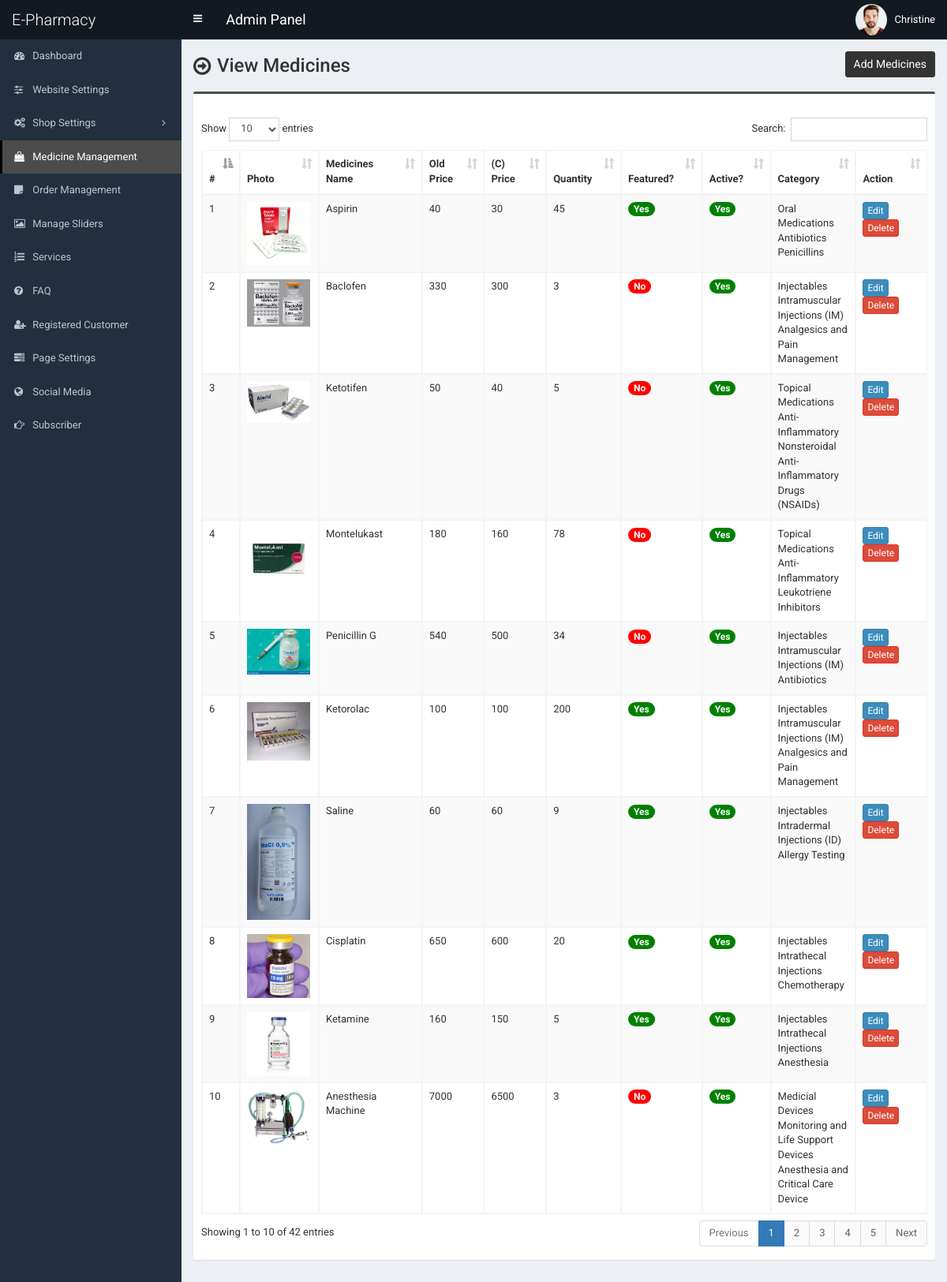
Screenshot of /admin/product.php (signed in) with the database file from the repository.
### tables this page shows
CREATE TABLE `tbl_product` (
  `p_id` int(11) NOT NULL,
  `p_name` varchar(255) NOT NULL,
  `p_old_price` varchar(10) NOT NULL,
  `p_current_price` varchar(10) NOT NULL,
  `p_qty` int(10) NOT NULL,
  `p_featured_photo` varchar(255) NOT NULL,
  `p_description` text NOT NULL,
  `p_short_description` text NOT NULL,
  `p_feature` text NOT NULL,
  `p_condition` text NOT NULL,
  `p_return_policy` text NOT NULL,
  `p_total_view` int(11) NOT NULL,
  `p_is_featured` int(1) NOT NULL,
  `p_is_active` int(1) NOT NULL,
  `ecat_id` int(11) NOT NULL
);

CREATE TABLE `tbl_top_category` (
  `tcat_id` int(11) NOT NULL,
  `tcat_name` varchar(255) NOT NULL,
  `show_on_menu` int(1) NOT NULL
);

CREATE TABLE `tbl_mid_category` (
  `mcat_id` int(11) NOT NULL,
  `mcat_name` varchar(255) NOT NULL,
  `tcat_id` int(11) NOT NULL
);

CREATE TABLE `tbl_end_category` (
  `ecat_id` int(11) NOT NULL,
  `ecat_name` varchar(255) NOT NULL,
  `mcat_id` int(11) NOT NULL
);

### admin/product.php (the view, shortened to what this page needs)
<?php require_once('header.php'); ?>
<section class="content-header">
	<div class="content-header-left">
		<h1>View Medicines</h1>
	</div>
	<div class="content-header-right">
		<a href="product-add.php" class="btn btn-primary btn-sm">Add Medicines</a>
	</div>
</section>
<section class="content">
	<div class="row">
		<div class="col-md-12">
			<div class="box box-info">
				<div class="box-body table-responsive">
					<table id="example1" class="table table-bordered table-hover table-striped">
					<thead class="thead-dark">
							<tr>
								<th width="10">#</th>
								<th>Photo</th>
								<th width="160">Medicines Name</th>
								<th width="60">Old Price</th>
								<th width="60">(C) Price</th>
								<th width="60">Quantity</th>
								<th>Featured?</th>
								<th>Active?</th>
								<th>Category</th>
								<th width="80">Action</th>
							</tr>
						</thead>
						<tbody>
							<?php
							$i=0;
							$statement = $pdo->prepare("SELECT
														t1.p_id,
														t1.p_name,
														t1.p_old_price,
														t1.p_current_price,
														t1.p_qty,
														t1.p_featured_photo,
														t1.p_is_featured,
														t1.p_is_active,
														t1.ecat_id,
														t2.ecat_id,
														t2.ecat_name,
														t3.mcat_id,
														t3.mcat_name,
														t4.tcat_id,
														t4.tcat_name
							                           	FROM tbl_product t1
							                           	JOIN tbl_end_category t2
							                           	ON t1.ecat_id = t2.ecat_id
							                           	JOIN tbl_mid_category t3
							                           	ON t2.mcat_id = t3.mcat_id
							                           	JOIN tbl_top_category t4
							                           	ON t3.tcat_id = t4.tcat_id
							                           	ORDER BY t1.p_id DESC
							                           	");
							$statement->execute();
							$result = $statement->fetchAll(PDO::FETCH_ASSOC);
							foreach ($result as $row) {
								$i++;
								?>
								<tr>
									<td><?php echo $i; ?></td>
									<td style="width:82px;"><img src="../assets/uploads/<?php echo $row['p_featured_photo']; ?>" alt="<?php echo $row['p_name']; ?>" style="width:80px;"></td>
									<td><?php echo $row['p_name']; ?></td>
									<td><?php echo $row['p_old_price']; ?></td>
									<td><?php echo $row['p_current_price']; ?></td>
									<td><?php echo $row['p_qty']; ?></td>
									<td>
										<?php if($row['p_is_featured'] == 1) {echo '<span class="badge badge-success" style="background-color:green;">Yes</span>';} else {echo '<span class="badge badge-success" style="background-color:red;">No</span>';} ?>
									</td>
									<td>
										<?php if($row['p_is_active'] == 1) {echo '<span class="badge badge-success" style="background-color:green;">Yes</span>';} else {echo '<span class="badge badge-danger" style="background-color:red;">No</span>';} ?>
									</td>
									<td><?php echo $row['tcat_name']; ?><br><?php echo $row['mcat_name']; ?><br><?php echo $row['ecat_name']; ?></td>
									<td>
										<a href="product-edit.php?id=<?php echo $row['p_id']; ?>" class="btn btn-primary btn-xs">Edit</a>
										<a href="#" class="btn btn-danger btn-xs" data-href="product-delete.php?id=<?php echo $row['p_id']; ?>" data-toggle="modal" data-target="#confirm-delete">Delete</a>
									</td>
								</tr>
								<?php
							}
							?>
						</tbody>
					</table>
				</div>
			</div>
		</div>
	</div>
</section>
<?php require_once('footer.php'); ?>

### admin/header.php (shortened to what this page needs)
<!DOCTYPE html>
<html>
<head>
	<link rel="stylesheet" href="css/bootstrap.min.css">
	<link rel="stylesheet" href="css/font-awesome.min.css">
	<link rel="stylesheet" href="css/ionicons.min.css">
	<link rel="stylesheet" href="css/datepicker3.css">
	<link rel="stylesheet" href="css/all.css">
	<link rel="stylesheet" href="css/select2.min.css">
	<link rel="stylesheet" href="css/dataTables.bootstrap.css">
	<link rel="stylesheet" href="css/jquery.fancybox.css">
	<link rel="stylesheet" href="css/AdminLTE.min.css">
	<link rel="stylesheet" href="css/_all-skins.min.css">
	<link rel="stylesheet" href="css/on-off-switch.css"/>
	<link rel="stylesheet" href="css/summernote.css">
	<link rel="stylesheet" href="style.css">
</head>
<body class="hold-transition fixed skin-blue sidebar-mini">
	<div class="wrapper">
		<header class="main-header">
			<a href="index.php" class="logo">
				<span class="logo-lg">E-Pharmacy</span>
			</a>
			<nav class="navbar navbar-static-top">
				<a href="#" class="sidebar-toggle" data-toggle="offcanvas" role="button">
				</a>
				<span style="float:left;line-height:50px;color:#fff;padding-left:15px;font-size:18px;">Admin Panel</span>
				<div class="navbar-custom-menu">
					<ul class="nav navbar-nav">
						<li class="dropdown user user-menu">
							<a href="#" class="dropdown-toggle" data-toggle="dropdown">
								<img src="../assets/uploads/<?php echo $_SESSION['user']['photo']; ?>" class="user-image" alt="User Image">
								<span class="hidden-xs"><?php echo $_SESSION['user']['full_name']; ?></span>
							</a>
						</li>
					</ul>
				</div>
			</nav>
		</header>
  		<?php $cur_page = substr($_SERVER["SCRIPT_NAME"],strrpos($_SERVER["SCRIPT_NAME"],"/")+1); ?>
  		<aside class="main-sidebar">
    		<section class="sidebar">
      			<ul class="sidebar-menu">
			        <li class="treeview <?php if($cur_page == 'index.php') {echo 'active';} ?>">
			          <a href="index.php">
			            <i class="fa fa-dashboard"></i> <span>Dashboard</span>
			          </a>
			        </li>
			        <li class="treeview <?php if( ($cur_page == 'settings.php') ) {echo 'active';} ?>">
			          <a href="settings.php">
			            <i class="fa fa-sliders"></i> <span>Website Settings</span>
			          </a>
			        </li>
                    <li class="treeview <?php if( ($cur_page == 'unit.php') || ($cur_page == 'unit-add.php') || ($cur_page == 'unit-edit.php') || ($cur_page == 'power.php') || ($cur_page == 'power-add.php') || ($cur_page == 'power-edit.php') || ($cur_page == 'country.php') || ($cur_page == 'country-add.php') || ($cur_page == 'country-edit.php') || ($cur_page == 'shipping-cost.php') || ($cur_page == 'shipping-cost-edit.php') || ($cur_page == 'top-category.php') || ($cur_page == 'top-category-add.php') || ($cur_page == 'top-category-edit.php') || ($cur_page == 'mid-category.php') || ($cur_page == 'mid-category-add.php') || ($cur_page == 'mid-category-edit.php') || ($cur_page == 'end-category.php') || ($cur_page == 'end-category-add.php') || ($cur_page == 'end-category-edit.php') ) {echo 'active';} ?>">
                        <a href="#">
                            <i class="fa fa-cogs"></i>
                            <span>Shop Settings</span>
                            <span class="pull-right-container">
								<i class="fa fa-angle-left pull-right"></i>
							</span>
                        </a>
                    </li>
                    <li class="treeview <?php if( ($cur_page == 'product.php') || ($cur_page == 'product-add.php') || ($cur_page == 'product-edit.php') ) {echo 'active';} ?>">
                        <a href="product.php">
                            <i class="fa fa-shopping-bag"></i> <span>Medicine Management</span>
                        </a>
                    </li>
                    <li class="treeview <?php if( ($cur_page == 'order.php') ) {echo 'active';} ?>">
                        <a href="order.php">
                            <i class="fa fa-sticky-note"></i> <span>Order Management</span>
                        </a>
                    </li>
                     <li class="treeview <?php if( ($cur_page == 'slider.php') ) {echo 'active';} ?>">
			          <a href="slider.php">
			            <i class="fa fa-picture-o"></i> <span>Manage Sliders</span>
			          </a>
			        </li>
			        <li class="treeview <?php if( ($cur_page == 'service.php') ) {echo 'active';} ?>">
			          <a href="service.php">
			            <i class="fa fa-list-ol"></i> <span>Services</span>
			          </a>
			        </li>
			      			        <li class="treeview <?php if( ($cur_page == 'faq.php') ) {echo 'active';} ?>">
			          <a href="faq.php">
			            <i class="fa fa-question-circle"></i> <span>FAQ</span>
			          </a>
			        </li>
						<li class="treeview <?php if( ($cur_page == 'customer.php') || ($cur_page == 'customer-add.php') || ($cur_page == 'customer-edit.php') ) {echo 'active';} ?>">
			          <a href="customer.php">
			            <i class="fa fa-user-plus"></i> <span>Registered Customer</span>
			          </a>
			        </li>
			        <li class="treeview <?php if( ($cur_page == 'page.php') ) {echo 'active';} ?>">
			          <a href="page.php">
			            <i class="fa fa-tasks"></i> <span>Page Settings</span>
			          </a>
			        </li>
			        <li class="treeview <?php if( ($cur_page == 'social-media.php') ) {echo 'active';} ?>">
			          <a href="social-media.php">
			            <i class="fa fa-globe"></i> <span>Social Media</span>
			          </a>
			        </li>
			        <li class="treeview <?php if( ($cur_page == 'subscriber.php')||($cur_page == 'subscriber.php') ) {echo 'active';} ?>">
			          <a href="subscriber.php">
			            <i class="fa fa-hand-o-right"></i> <span>Subscriber</span>
			          </a>
			        </li>
      			</ul>
    		</section>
  		</aside>
  		<div class="content-wrapper">

### admin/footer.php (shortened to what this page needs)
		</div>
	</div>
</body>
</html>

### admin/style.css (style rules this page uses)
body { font-size: 13px; font-family: "Roboto", sans-serif; }
.navbar-nav > .user-menu .user-image { width: 40px; height: 40px; margin-top: -10px; }
.content-header > h1, .content-header .content-header-left h1 { font-family: "Roboto", sans-serif; }
.main-header .logo { text-align: left; }
.main-header .logo .logo-lg { font-family: "Roboto", sans-serif; }
.box-info { padding-top: 20px; }
.sidebar-menu li > a > .pull-right-container > .fa-angle-left:before { content: "\f105"; }
.content-header { overflow: hidden; }
.content-header .content-header-left { float: left; padding-top: 5px; }
.content-header .content-header-right { float: right; }
.content-header .content-header-left h1 { margin-top: 0; margin-bottom: 0; padding-left: 30px; padding-bottom: 5px; font-size: 24px; position: relative; }
.content-header .content-header-left h1:before { position: absolute; top: 0; left: 0; font-family: "FontAwesome", sans-serif; font-size: 26px; content: "\f18e"; }
.content-header .content-header-right a { position: relative; font-size: 14px; }
.skin-blue .sidebar-menu > li:hover > a, .skin-blue .sidebar-menu > li.active > a { color: #fff; background: #3c8dbc; border-left-color: #3c8dbc; }
.skin-blue .main-header .logo, .skin-blue .main-header .logo:hover, .skin-blue .main-header .navbar, .skin-blue .main-header .navbar .sidebar-toggle:hover { background-color: #131921; }
.skin-blue .sidebar-menu > li:hover > a, .skin-blue .sidebar-menu > li.active > a { background-color: #4c4c4c; border-left-color: #000000; }
.box.box-info { border-top-color: #4c4c4c; }
.content-header .content-header-right a { background-color: #333333; border-color: #333333; }

### rows the page displays
tbl_product: p_featured_photo (picture), p_name "Aspirin", p_old_price "40", p_current_price "30", p_qty "45", p_is_featured "Yes", p_is_active "Yes", tbl_top_category.tcat_name "Oral Medications", tbl_mid_category.mcat_name "Antibiotics", ecat.ecat_name "Penicillins"
tbl_product: p_featured_photo (picture), p_name "Baclofen", p_old_price "330", p_current_price "300", p_qty "3", p_is_featured "No", p_is_active "Yes", tbl_top_category.tcat_name "Injectables", tbl_mid_category.mcat_name "Intramuscular Injections (IM)", ecat.ecat_name "Analgesics and Pain Management"
tbl_product: p_featured_photo (picture), p_name "Ketotifen", p_old_price "50", p_current_price "40", p_qty "5", p_is_featured "No", p_is_active "Yes", tbl_top_category.tcat_name "Topical Medications", tbl_mid_category.mcat_name "Anti-Inflammatory", ecat.ecat_name "Nonsteroidal Anti-Inflammatory Drugs (NSAIDs)"
tbl_product: p_featured_photo (picture), p_name "Montelukast", p_old_price "180", p_current_price "160", p_qty "78", p_is_featured "No", p_is_active "Yes", tbl_top_category.tcat_name "Topical Medications", tbl_mid_category.mcat_name "Anti-Inflammatory", ecat.ecat_name "Leukotriene Inhibitors"
tbl_product: p_featured_photo (picture), p_name "Penicillin G", p_old_price "540", p_current_price "500", p_qty "34", p_is_featured "No", p_is_active "Yes", tbl_top_category.tcat_name "Injectables", tbl_mid_category.mcat_name "Intramuscular Injections (IM)", ecat.ecat_name "Antibiotics"
tbl_product: p_featured_photo (picture), p_name "Ketorolac", p_old_price "100", p_current_price "100", p_qty "200", p_is_featured "Yes", p_is_active "Yes", tbl_top_category.tcat_name "Injectables", tbl_mid_category.mcat_name "Intramuscular Injections (IM)", ecat.ecat_name "Analgesics and Pain Management"
tbl_product: p_featured_photo (picture), p_name "Saline", p_old_price "60", p_current_price "60", p_qty "9", p_is_featured "Yes", p_is_active "Yes", tbl_top_category.tcat_name "Injectables", tbl_mid_category.mcat_name "Intradermal Injections (ID)", ecat.ecat_name "Allergy Testing"
tbl_product: p_featured_photo (picture), p_name "Cisplatin", p_old_price "650", p_current_price "600", p_qty "20", p_is_featured "Yes", p_is_active "Yes", tbl_top_category.tcat_name "Injectables", tbl_mid_category.mcat_name "Intrathecal Injections", ecat.ecat_name "Chemotherapy"
tbl_product: p_featured_photo (picture), p_name "Ketamine", p_old_price "160", p_current_price "150", p_qty "5", p_is_featured "Yes", p_is_active "Yes", tbl_top_category.tcat_name "Injectables", tbl_mid_category.mcat_name "Intrathecal Injections", ecat.ecat_name "Anesthesia"
tbl_product: p_featured_photo (picture), p_name "Anesthesia Machine", p_old_price "7000", p_current_price "6500", p_qty "3", p_is_featured "No", p_is_active "Yes", tbl_top_category.tcat_name "Medicial Devices", tbl_mid_category.mcat_name "Monitoring and Life Support Devices", ecat.ecat_name "Anesthesia and Critical Care Device"

### other values shown
$_SESSION['user']['full_name'] "Christine"
